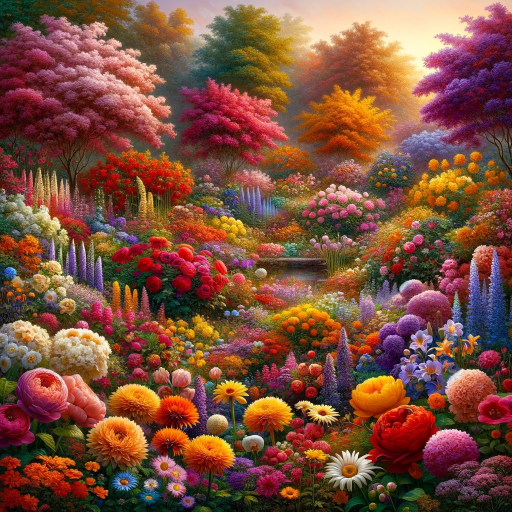
#> input picture models/vibrant_garden.png, 1024 x 1024 px, found by its file name (shown at 1/2 size)
$ jupyter execute --allow-errors neural_network-2.ipynb   (shell and % lines are left out)
#> lines starting #> are read from the running program, lines starting #| are printed output that depends on the picture
### models/neural_net.py
"""Neural network model."""

from typing import Sequence

import numpy as np


class NeuralNetwork:
    """A multi-layer fully-connected neural network. The net has an input
    dimension of N, a hidden layer dimension of H, and output dimension C.
    We train the network with a MLE loss function. The network uses a ReLU
    nonlinearity after each fully connected layer except for the last.
    The outputs of the last fully-connected layer are passed through
    a sigmoid.
    """

    def __init__(
        self,
        input_size: int,
        hidden_sizes: Sequence[int],
        output_size: int,
        num_layers: int,
        opt: str,
    ):
        """Initializing the model. Weights are initialized to small random values
        and biases are initialized to zero. Weights and biases are stored in
        the variable self.params, which is a dictionary with the following
        keys:
        W1: 1st layer weights; has shape (D, H_1)
        b1: 1st layer biases; has shape (H_1,)
        ...
        Wk: kth layer weights; has shape (H_{k-1}, C)
        bk: kth layer biases; has shape (C,)
        Parameters:
            input_size: The dimension D of the input data
            hidden_size: List [H1,..., Hk] with the number of neurons Hi in the
                hidden layer i
            output_size: output dimension C
            num_layers: Number of fully connected layers in the neural network
        """
        self.input_size = input_size
        self.hidden_sizes = hidden_sizes
        self.output_size = output_size
        self.num_layers = num_layers

        assert len(hidden_sizes) == (num_layers - 1)
        sizes = [input_size] + hidden_sizes + [output_size]

        self.params = {}
        self.m = {}
        self.v = {}
        for i in range(1, num_layers + 1):
            self.params["W" + str(i)] = np.random.randn(sizes[i - 1], sizes[i]) / np.sqrt(sizes[i - 1])
            self.params["b" + str(i)] = np.zeros(sizes[i])
            # self.params["Out" + str(i)] = []
            if opt == "Adam":
              self.m["W" + str(i)] = np.zeros_like(self.params["W" + str(i)])
              self.m["b" + str(i)] = np.zeros_like(self.params["b" + str(i)])

              self.v["W" + str(i)] = np.zeros_like(self.params["W" + str(i)])
              self.v["b" + str(i)] = np.zeros_like(self.params["b" + str(i)])

    # [52 lines left out: functions linear, linear_grad, relu, relu_grad, not called in this run]

    def sigmoid(self, x: np.ndarray) -> np.ndarray:
        return 1/(1+np.exp(-1*x))

    def sigmoid_grad(self, X: np.ndarray) -> np.ndarray:
        return np.multiply(self.sigmoid(X), self.sigmoid(-1*X))

    def mse(self, y: np.ndarray, p: np.ndarray) -> np.ndarray:
        return np.sum((y - p)**2)/(y.shape[0]*y.shape[1])

    def mse_grad(self, y: np.ndarray, p: np.ndarray) -> np.ndarray:
        return -2 * (y - p)/(y.shape[0]*y.shape[1])

    def mse_sigmoid_grad(self, y: np.ndarray, p: np.ndarray) -> np.ndarray:
        return np.multiply(self.mse_grad(y,p), self.sigmoid_grad(self.outputs["OutLin" + str(self.num_layers)]))

    # [86 lines left out: functions forward, backward, update, not called in this run]

### neural_network-2.ipynb
$\gamma (\mathbf{v})$.

- No mapping: $\gamma(\mathbf{v})= \mathbf{v}$.

- Basic mapping: $\gamma(\mathbf{v})=\left[ \cos(2 \pi \mathbf{v}),\sin(2 \pi \mathbf{v}) \right]^\mathrm{T}$.

- Gaussian Fourier feature mapping: $\gamma(\mathbf{v})= \left[ \cos(2 \pi \mathbf B \mathbf{v}), \sin(2 \pi \mathbf B \mathbf{v}) \right]^\mathrm{T}$,
where each entry in $\mathbf B \in \mathbb R^{m \times d}$ is sampled from $\mathcal N(0,\sigma^2)$.

### Imports

[cell 1]
import matplotlib.pyplot as plt
from tqdm.notebook import tqdm
import os, imageio
import cv2
import numpy as np

# imports /content/assignment2/models/neural_net.py if you mounted correctly
from models.neural_net import NeuralNetwork

# makes sure your NeuralNetwork updates as you make changes to the .py file

# sets default size of plots
plt.rcParams['figure.figsize'] = (10.0, 8.0)

## Helper Functions

### Image Data and Feature Mappings

[cell 2]
# Data loader
def get_image(size=512, \
              image_url='https://bmild.github.io/fourfeat/img/lion_orig.png'):

  # Downloading image, taking a square crop from the center
  img = imageio.imread(image_url)[..., :3] / 255.
  c = [img.shape[0]//2, img.shape[1]//2]
  r = 256
  img = img[c[0]-r:c[0]+r, c[1]-r:c[1]+r]

  if size != 512:
    img = cv2.resize(img, (size, size))

  plt.imshow(img)
  plt.show()

  # Creating input pixel coordinates in the unit square
  coords = np.linspace(0, 1, img.shape[0], endpoint=False)
  x_test = np.stack(np.meshgrid(coords, coords), -1)
  test_data = [x_test, img]
  train_data = [x_test[::2, ::2], img[::2, ::2]]

  return train_data, test_data

[cell 3]
# Creating the mappings dictionary of matrix B -  you will implement this
def get_B_dict(size):
  mapping_size = size // 2 # you may tweak this hyperparameter
  B_dict = {}
  B_dict['none'] = None

  # adding B matrix for basic, gauss_1.0
  B_dict["basic"] = np.identity(2)
  B_dict["gauss_1.0"] = np.random.normal(loc = 0, scale = 1.0, size = (mapping_size,2))

  return B_dict

[cell 4]
# Given tensor x of input coordinates, lets map it using B
def input_mapping(x, B):
  if B is None:
    # "none" mapping - just returns the original input coordinates
    return x
  else:
    # "basic" mapping and "gauss_X" mappings project input features using B
    # return np.array()
    first = np.cos(np.matmul(x, np.transpose(B)))
    second = np.sin(np.matmul(x, np.transpose(B)))
    # print(x.shape, B.shape, first.shape, second.shape)
    return np.concatenate((first, second), axis=1)

### MSE Loss and PSNR Error

[cell 5]
def mse(y, p):
  return np.sum((y - p)**2)/(y.shape[0]*y.shape[1])

def psnr(y, p):
  return 10 * np.log10(1/mse(y,p))

[cell 6]
size = 32
#> (the rest of this cell did not finish here and is left out)


Some suggested hyperparameter choices to help you start
- hidden layer count: 4
- hidden layer size: 256
- number of epochs: 1000
- learning rate: 1e-4

[cell 7]
num_layers = 5
hidden_size = 256
# hidden_sizes = [hidden_size] * (num_layers - 1)
hidden_sizes = [32,128,512,512]
epochs = 3000
learning_rate = 3e-4
output_size = 3
B_dict = get_B_dict(size)

print('B_dict items:')
for k,v in B_dict.items():
    print('\t',k,np.array(v).shape)

[cell 8]
# Applying the input feature mapping to the train and test data
def get_input_features(B_dict, mapping):
  # mapping is the key to the B_dict, which has the value of B
  # B is then used with the function `input_mapping` to map x
  y_train = train_data[1].reshape(-1, output_size)
  y_test = test_data[1].reshape(-1, output_size)
  X_train = input_mapping(train_data[0].reshape(-1, 2), B_dict[mapping])
  X_test = input_mapping(test_data[0].reshape(-1, 2), B_dict[mapping])
  return X_train, y_train, X_test, y_test

### Plotting and video helper functions

[cell 9]
# [116 lines left out: functions plot_training_curves, plot_reconstruction, plot_reconstruction_progress, plot_feature_mapping_comparison, create_and_visualize_video, not called in this run]

### Experiment Runner

[cell 10]
def NN_experiment(X_train, y_train, X_test, y_test, input_size, num_layers,\
                  hidden_size, hidden_sizes, output_size, epochs,\
                  learning_rate, opt):

    # Initializing a new neural network model
    net = NeuralNetwork(input_size, hidden_sizes, output_size, num_layers, opt)

    # Variables to store performance for each epoch
    train_loss = np.zeros(epochs)
    train_psnr = np.zeros(epochs)
    test_psnr = np.zeros(epochs)
    predicted_images = np.zeros((epochs, y_test.shape[0], y_test.shape[1]))
    # print(X_train.shape)
    init_lr = learning_rate
    cur_lr = init_lr

    temp = np.concatenate((X_train, y_train), axis=1)
    # For each epoch...
    for epoch in tqdm(range(epochs)):

      np.random.shuffle(temp)

      # Training

      net.forward(temp[:,0:X_train.shape[1]])
      # print("Forward ", epoch, "done")

      train_psnr[epoch] = psnr(temp[:, X_train.shape[1]:], net.outputs["OutSig"])
      # print("PSNR ", epoch, "done")

      train_loss[epoch] = net.backward(temp[:, X_train.shape[1]:])
      # if epoch > 600:
      #   cur_lr = init_lr * np.exp(-1 *0.009*(epoch - 1500))
      net.update(lr = cur_lr, opt = opt)
      # Testing

      predicted_images[epoch] = net.forward(X_test)
      test_psnr[epoch] = psnr(y_test, predicted_images[epoch])

    return net, train_psnr, test_psnr, train_loss, predicted_images

# Low Resolution Reconstruction

#### Low Resolution Reconstruction - SGD - None Mapping

[cell 11]
# get input features
b_dict = get_B_dict(size)
# print(output_size)
# print(train_data[1].reshape(-1, output_size))
#> (the rest of this cell did not finish here and is left out)

# run NN experiment on input features
net, train_psnr, test_psnr, train_loss, predicted_images = NN_experiment(X_train, y_train, X_test, y_test, 2, num_layers, hidden_size, hidden_sizes, 3, 4000, learning_rate = 0.1, opt="SGD")

# plot results of experiment
plot_training_curves(train_loss, train_psnr, test_psnr)
plot_reconstruction(net.forward(X_test), y_test)
plot_reconstruction_progress(predicted_images, y_test)

#### Low Resolution Reconstruction - Adam - None Mapping

[cell 12]
b_dict = get_B_dict(size)
#> (the rest of this cell did not finish here and is left out)

# run NN experiment on input features

net, train_psnr, test_psnr, train_loss, predicted_images = NN_experiment(X_train, y_train, X_test, y_test, X_train.shape[1], num_layers, hidden_size, hidden_sizes, 3, 4000, learning_rate = 3e-4, opt="Adam")
# plot results of experiment
plot_training_curves(train_loss, train_psnr, test_psnr)
plot_reconstruction(net.forward(X_test), y_test)
plot_reconstruction_progress(predicted_images, y_test)

#### Low Resolution Reconstruction - Optimizer of your Choice - Various Input Mapping Stategies

[cell 13]
# [13 lines left out: function train_wrapper, not called in this run]

[cell 14]
outputs = {}
opt = "SGD"
#> (the rest of this cell did not finish here and is left out)

[cell 15]
b_dict = get_B_dict(size)
#> (the rest of this cell did not finish here and is left out)

plot_feature_mapping_comparison(outputs, y_test.reshape(size,size,3))
print("Final PNRS: ", outputs['none']["test_psnrs"][-1], outputs['basic']["test_psnrs"][-1], outputs['gauss_1.0']["test_psnrs"][-1])
print("Max PNRS: ", np.max(outputs['none']["test_psnrs"]), np.max(outputs['basic']["test_psnrs"]), np.max(outputs['gauss_1.0']["test_psnrs"]))

num_layers = 10
hidden_size = 256
hidden_sizes = [hidden_size] * (num_layers - 1)
epochs = 1000
learning_rate = 1e-2
output_size = 3

# High Resolution Reconstruction

#### High Resolution Reconstruction

[cell 16]
size = 128
#> (the rest of this cell did not finish here and is left out)


[cell 17]
outputs = {}
#> (the rest of this cell did not finish here and is left out)

#> (a cell that did not finish here is left out)

#> (a cell that did not finish here is left out)

[cell 20]
b_dict = get_B_dict(size)
#> (the rest of this cell did not finish here and is left out)

# run NN experiment on input features
net, train_psnr, test_psnr, train_loss, predicted_images = NN_experiment(X_train, y_train, X_test, y_test, X_train.shape[1], num_layers, hidden_size, hidden_sizes, 3, 1500, learning_rate = 3e-4, opt="Adam")
# plot results of experiment
plot_training_curves(train_loss, train_psnr, test_psnr)
plot_reconstruction(net.forward(X_test), y_test)
plot_reconstruction_progress(predicted_images, y_test)

#### High Resolution Reconstruction - Image of your Choice

When choosing an image select one that you think will give you interesting results or a better insight into the performance of different feature mappings and explain why in your report template.

[cell 21]
size = 128
# TODO pick an image and replace the url string
train_data, test_data = get_image(size, image_url="/content/drive/MyDrive/Colab Notebooks/CS444/assignment2/models/vibrant_garden.png")
#> call 3 of get_image, with size = 128
#> in get_image (call 3), `img = img[c[0]-r:c[0]+r, c[1]-r:c[1]+r]`:
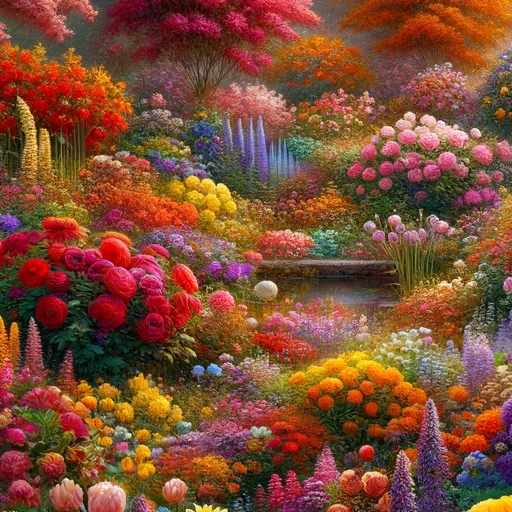
#> img: shape (512, 512, 3) float64; mean R, G, B 0.492, 0.295, 0.201
#> in get_image (call 3), `img = cv2.resize(img, (size, size))`:
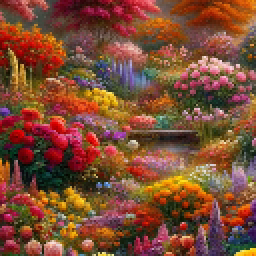
#> img: shape (128, 128, 3) float64 (shown 2 times larger); mean R, G, B 0.492, 0.295, 0.201
#> train_data = 2 items; test_data = 2 items

[cell 22]
b_dict = get_B_dict(size)
X_train, y_train, X_test, y_test = get_input_features(b_dict, "gauss_1.0")
# run NN experiment on input features

#> (the rest of this cell did not finish here and is left out)

#> after the loop in NN_experiment, `for epoch in tqdm(range(epochs)):`: predicted_images: shape (1500, 16384, 3) float64; every value is 0
#> after the loop in NN_experiment, `for epoch in tqdm(range(epochs)):`: test_psnr = 1500 values from 0 to 0
